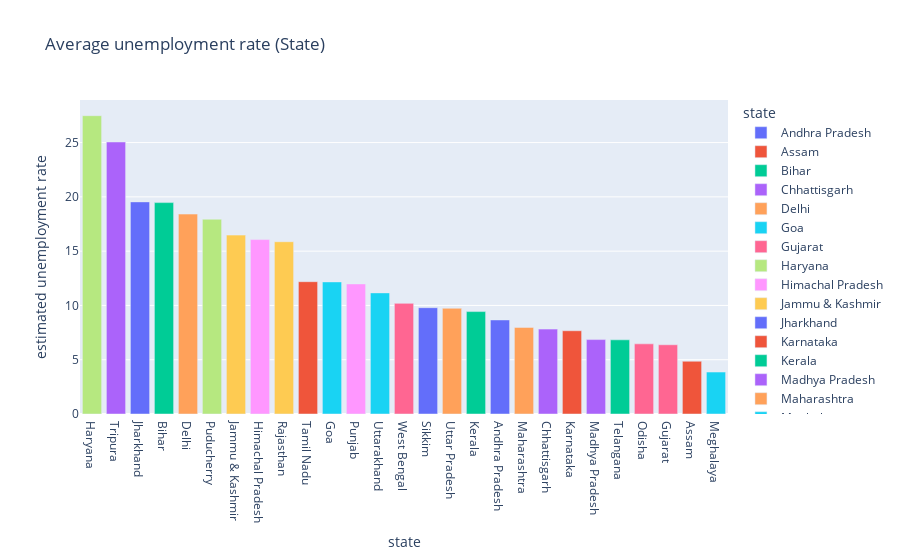

The code cell stored with this chart in its notebook:
### Code cell
# average unemployment rate bar plot

fig = px.bar(state,x='state',y='estimated unemployment rate',color='state',title='Average unemployment rate (State)')
fig.update_layout(xaxis={'categoryorder':'total descending'})
fig.show()

### Figure 1 — Plotly figure (JSON) as saved in the notebook; plotly's stock layout.template omitted (floating-point values rounded to 4 significant figures)
{"data": [{"alignmentgroup": "True", "hovertemplate": "state=%{x}<br>estimated unemployment rate=%{y}<extra></extra>", "legendgroup": "Andhra Pradesh", "marker": {"color": "#636efa", "pattern": {"shape": ""}}, "name": "Andhra Pradesh", "offsetgroup": "Andhra Pradesh", "orientation": "v", "showlegend": true, "textposition": "auto", "type": "bar", "x": ["Andhra Pradesh"], "xaxis": "x", "y": [8.664], "yaxis": "y"}, {"alignmentgroup": "True", "hovertemplate": "state=%{x}<br>estimated unemployment rate=%{y}<extra></extra>", "legendgroup": "Assam", "marker": {"color": "#EF553B", "pattern": {"shape": ""}}, "name": "Assam", "offsetgroup": "Assam", "orientation": "v", "showlegend": true, "textposition": "auto", "type": "bar", "x": ["Assam"], "xaxis": "x", "y": [4.856], "yaxis": "y"}, {"alignmentgroup": "True", "hovertemplate": "state=%{x}<br>estimated unemployment rate=%{y}<extra></extra>", "legendgroup": "Bihar", "marker": {"color": "#00cc96", "pattern": {"shape": ""}}, "name": "Bihar", "offsetgroup": "Bihar", "orientation": "v", "showlegend": true, "textposition": "auto", "type": "bar", "x": ["Bihar"], "xaxis": "x", "y": [19.47], "yaxis": "y"}, {"alignmentgroup": "True", "hovertemplate": "state=%{x}<br>estimated unemployment rate=%{y}<extra></extra>", "legendgroup": "Chhattisgarh", "marker": {"color": "#ab63fa", "pattern": {"shape": ""}}, "name": "Chhattisgarh", "offsetgroup": "Chhattisgarh", "orientation": "v", "showlegend": true, "textposition": "auto", "type": "bar", "x": ["Chhattisgarh"], "xaxis": "x", "y": [7.819], "yaxis": "y"}, {"alignmentgroup": "True", "hovertemplate": "state=%{x}<br>estimated unemployment rate=%{y}<extra></extra>", "legendgroup": "Delhi", "marker": {"color": "#FFA15A", "pattern": {"shape": ""}}, "name": "Delhi", "offsetgroup": "Delhi", "orientation": "v", "showlegend": true, "textposition": "auto", "type": "bar", "x": ["Delhi"], "xaxis": "x", "y": [18.41], "yaxis": "y"}, {"alignmentgroup": "True", "hovertemplate": "state=%{x}<br>estimated unemployment rate=%{y}<extra></extra>", "legendgroup": "Goa", "marker": {"color": "#19d3f3", "pattern": {"shape": ""}}, "name": "Goa", "offsetgroup": "Goa", "orientation": "v", "showlegend": true, "textposition": "auto", "type": "bar", "x": ["Goa"], "xaxis": "x", "y": [12.17], "yaxis": "y"}, {"alignmentgroup": "True", "hovertemplate": "state=%{x}<br>estimated unemployment rate=%{y}<extra></extra>", "legendgroup": "Gujarat", "marker": {"color": "#FF6692", "pattern": {"shape": ""}}, "name": "Gujarat", "offsetgroup": "Gujarat", "orientation": "v", "showlegend": true, "textposition": "auto", "type": "bar", "x": ["Gujarat"], "xaxis": "x", "y": [6.376], "yaxis": "y"}, {"alignmentgroup": "True", "hovertemplate": "state=%{x}<br>estimated unemployment rate=%{y}<extra></extra>", "legendgroup": "Haryana", "marker": {"color": "#B6E880", "pattern": {"shape": ""}}, "name": "Haryana", "offsetgroup": "Haryana", "orientation": "v", "showlegend": true, "textposition": "auto", "type": "bar", "x": ["Haryana"], "xaxis": "x", "y": [27.48], "yaxis": "y"}, {"alignmentgroup": "True", "hovertemplate": "state=%{x}<br>estimated unemployment rate=%{y}<extra></extra>", "legendgroup": "Himachal Pradesh", "marker": {"color": "#FF97FF", "pattern": {"shape": ""}}, "name": "Himachal Pradesh", "offsetgroup": "Himachal Pradesh", "orientation": "v", "showlegend": true, "textposition": "auto", "type": "bar", "x": ["Himachal Pradesh"], "xaxis": "x", "y": [16.07], "yaxis": "y"}, {"alignmentgroup": "True", "hovertemplate": "state=%{x}<br>estimated unemployment rate=%{y}<extra></extra>", "legendgroup": "Jammu & Kashmir", "marker": {"color": "#FECB52", "pattern": {"shape": ""}}, "name": "Jammu & Kashmir", "offsetgroup": "Jammu & Kashmir", "orientation": "v", "showlegend": true, "textposition": "auto", "type": "bar", "x": ["Jammu & Kashmir"], "xaxis": "x", "y": [16.48], "yaxis": "y"}, {"alignmentgroup": "True", "hovertemplate": "state=%{x}<br>estimated unemployment rate=%{y}<extra></extra>", "legendgroup": "Jharkhand", "marker": {"color": "#636efa", "pattern": {"shape": ""}}, "name": "Jharkhand", "offsetgroup": "Jharkhand", "orientation": "v", "showlegend": true, "textposition": "auto", "type": "bar", "x": ["Jharkhand"], "xaxis": "x", "y": [19.54], "yaxis": "y"}, {"alignmentgroup": "True", "hovertemplate": "state=%{x}<br>estimated unemployment rate=%{y}<extra></extra>", "legendgroup": "Karnataka", "marker": {"color": "#EF553B", "pattern": {"shape": ""}}, "name": "Karnataka", "offsetgroup": "Karnataka", "orientation": "v", "showlegend": true, "textposition": "auto", "type": "bar", "x": ["Karnataka"], "xaxis": "x", "y": [7.668], "yaxis": "y"}, {"alignmentgroup": "True", "hovertemplate": "state=%{x}<br>estimated unemployment rate=%{y}<extra></extra>", "legendgroup": "Kerala", "marker": {"color": "#00cc96", "pattern": {"shape": ""}}, "name": "Kerala", "offsetgroup": "Kerala", "orientation": "v", "showlegend": true, "textposition": "auto", "type": "bar", "x": ["Kerala"], "xaxis": "x", "y": [9.434], "yaxis": "y"}, {"alignmentgroup": "True", "hovertemplate": "state=%{x}<br>estimated unemployment rate=%{y}<extra></extra>", "legendgroup": "Madhya Pradesh", "marker": {"color": "#ab63fa", "pattern": {"shape": ""}}, "name": "Madhya Pradesh", "offsetgroup": "Madhya Pradesh", "orientation": "v", "showlegend": true, "textposition": "auto", "type": "bar", "x": ["Madhya Pradesh"], "xaxis": "x", "y": [6.854], "yaxis": "y"}, {"alignmentgroup": "True", "hovertemplate": "state=%{x}<br>estimated unemployment rate=%{y}<extra></extra>", "legendgroup": "Maharashtra", "marker": {"color": "#FFA15A", "pattern": {"shape": ""}}, "name": "Maharashtra", "offsetgroup": "Maharashtra", "orientation": "v", "showlegend": true, "textposition": "auto", "type": "bar", "x": ["Maharashtra"], "xaxis": "x", "y": [7.979], "yaxis": "y"}, {"alignmentgroup": "True", "hovertemplate": "state=%{x}<br>estimated unemployment rate=%{y}<extra></extra>", "legendgroup": "Meghalaya", "marker": {"color": "#19d3f3", "pattern": {"shape": ""}}, "name": "Meghalaya", "offsetgroup": "Meghalaya", "orientation": "v", "showlegend": true, "textposition": "auto", "type": "bar", "x": ["Meghalaya"], "xaxis": "x", "y": [3.866], "yaxis": "y"}, {"alignmentgroup": "True", "hovertemplate": "state=%{x}<br>estimated unemployment rate=%{y}<extra></extra>", "legendgroup": "Odisha", "marker": {"color": "#FF6692", "pattern": {"shape": ""}}, "name": "Odisha", "offsetgroup": "Odisha", "orientation": "v", "showlegend": true, "textposition": "auto", "type": "bar", "x": ["Odisha"], "xaxis": "x", "y": [6.462], "yaxis": "y"}, {"alignmentgroup": "True", "hovertemplate": "state=%{x}<br>estimated unemployment rate=%{y}<extra></extra>", "legendgroup": "Puducherry", "marker": {"color": "#B6E880", "pattern": {"shape": ""}}, "name": "Puducherry", "offsetgroup": "Puducherry", "orientation": "v", "showlegend": true, "textposition": "auto", "type": "bar", "x": ["Puducherry"], "xaxis": "x", "y": [17.94], "yaxis": "y"}, {"alignmentgroup": "True", "hovertemplate": "state=%{x}<br>estimated unemployment rate=%{y}<extra></extra>", "legendgroup": "Punjab", "marker": {"color": "#FF97FF", "pattern": {"shape": ""}}, "name": "Punjab", "offsetgroup": "Punjab", "orientation": "v", "showlegend": true, "textposition": "auto", "type": "bar", "x": ["Punjab"], "xaxis": "x", "y": [11.98], "yaxis": "y"}, {"alignmentgroup": "True", "hovertemplate": "state=%{x}<br>estimated unemployment rate=%{y}<extra></extra>", "legendgroup": "Rajasthan", "marker": {"color": "#FECB52", "pattern": {"shape": ""}}, "name": "Rajasthan", "offsetgroup": "Rajasthan", "orientation": "v", "showlegend": true, "textposition": "auto", "type": "bar", "x": ["Rajasthan"], "xaxis": "x", "y": [15.87], "yaxis": "y"}, {"alignmentgroup": "True", "hovertemplate": "state=%{x}<br>estimated unemployment rate=%{y}<extra></extra>", "legendgroup": "Sikkim", "marker": {"color": "#636efa", "pattern": {"shape": ""}}, "name": "Sikkim", "offsetgroup": "Sikkim", "orientation": "v", "showlegend": true, "textposition": "auto", "type": "bar", "x": ["Sikkim"], "xaxis": "x", "y": [9.793], "yaxis": "y"}, {"alignmentgroup": "True", "hovertemplate": "state=%{x}<br>estimated unemployment rate=%{y}<extra></extra>", "legendgroup": "Tamil Nadu", "marker": {"color": "#EF553B", "pattern": {"shape": ""}}, "name": "Tamil Nadu", "offsetgroup": "Tamil Nadu", "orientation": "v", "showlegend": true, "textposition": "auto", "type": "bar", "x": ["Tamil Nadu"], "xaxis": "x", "y": [12.19], "yaxis": "y"}, {"alignmentgroup": "True", "hovertemplate": "state=%{x}<br>estimated unemployment rate=%{y}<extra></extra>", "legendgroup": "Telangana", "marker": {"color": "#00cc96", "pattern": {"shape": ""}}, "name": "Telangana", "offsetgroup": "Telangana", "orientation": "v", "showlegend": true, "textposition": "auto", "type": "bar", "x": ["Telangana"], "xaxis": "x", "y": [6.833], "yaxis": "y"}, {"alignmentgroup": "True", "hovertemplate": "state=%{x}<br>estimated unemployment rate=%{y}<extra></extra>", "legendgroup": "Tripura", "marker": {"color": "#ab63fa", "pattern": {"shape": ""}}, "name": "Tripura", "offsetgroup": "Tripura", "orientation": "v", "showlegend": true, "textposition": "auto", "type": "bar", "x": ["Tripura"], "xaxis": "x", "y": [25.05], "yaxis": "y"}, {"alignmentgroup": "True", "hovertemplate": "state=%{x}<br>estimated unemployment rate=%{y}<extra></extra>", "legendgroup": "Uttar Pradesh", "marker": {"color": "#FFA15A", "pattern": {"shape": ""}}, "name": "Uttar Pradesh", "offsetgroup": "Uttar Pradesh", "orientation": "v", "showlegend": true, "textposition": "auto", "type": "bar", "x": ["Uttar Pradesh"], "xaxis": "x", "y": [9.737], "yaxis": "y"}, {"alignmentgroup": "True", "hovertemplate": "state=%{x}<br>estimated unemployment rate=%{y}<extra></extra>", "legendgroup": "Uttarakhand", "marker": {"color": "#19d3f3", "pattern": {"shape": ""}}, "name": "Uttarakhand", "offsetgroup": "Uttarakhand", "orientation": "v", "showlegend": true, "textposition": "auto", "type": "bar", "x": ["Uttarakhand"], "xaxis": "x", "y": [11.16], "yaxis": "y"}, {"alignmentgroup": "True", "hovertemplate": "state=%{x}<br>estimated unemployment rate=%{y}<extra></extra>", "legendgroup": "West Bengal", "marker": {"color": "#FF6692", "pattern": {"shape": ""}}, "name": "West Bengal", "offsetgroup": "West Bengal", "orientation": "v", "showlegend": true, "textposition": "auto", "type": "bar", "x": ["West Bengal"], "xaxis": "x", "y": [10.19], "yaxis": "y"}], "layout": {"autosize": true, "barmode": "relative", "legend": {"title": {"text": "state"}, "tracegroupgap": 0}, "title": {"text": "Average unemployment rate (State)"}, "xaxis": {"anchor": "y", "autorange": true, "categoryarray": ["Andhra Pradesh", "Assam", "Bihar", "Chhattisgarh", "Delhi", "Goa", "Gujarat", "Haryana", "Himachal Pradesh", "Jammu & Kashmir", "Jharkhand", "Karnataka", "Kerala", "Madhya Pradesh", "Maharashtra", "Meghalaya", "Odisha", "Puducherry", "Punjab", "Rajasthan", "Sikkim", "Tamil Nadu", "Telangana", "Tripura", "Uttar Pradesh", "Uttarakhand", "West Bengal"], "categoryorder": "total descending", "domain": [0, 1], "range": [-0.5, 26.5], "title": {"text": "state"}, "type": "category"}, "yaxis": {"anchor": "x", "autorange": true, "domain": [0, 1], "range": [0, 28.92], "title": {"text": "estimated unemployment rate"}, "type": "linear"}}}
